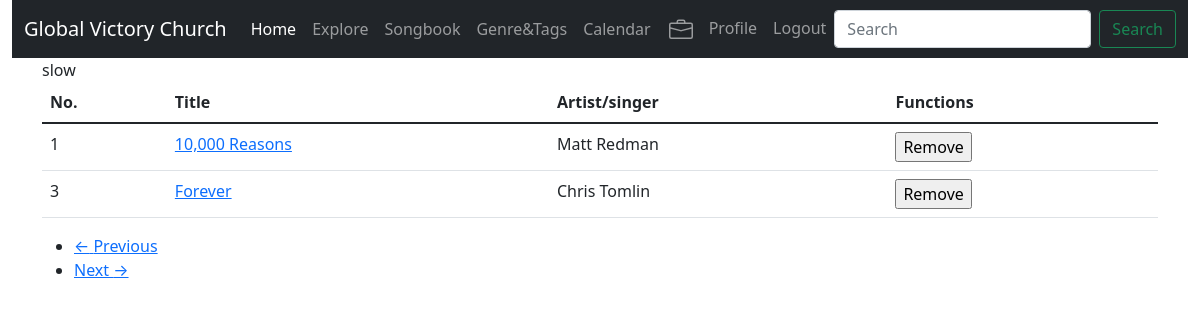
The app's page /tag_songlist?tagid=1 (signed in) with its own data.
### app/models.py (models this page shows, shortened)
class Tag(db.Model):
    id = db.Column(db.Integer, primary_key=True)
    name = db.Column(db.String)

class Song(db.Model):
    id = db.Column(db.Integer, primary_key=True)
    title = db.Column(db.String(255), index=True)
    singer = db.Column(db.String(140), index=True)
    info = db.Column(db.String(140))
    key = db.Column(db.Integer)
    lyrics = db.Column(db.Text)
    language = db.Column(db.Integer)
    timestamp = db.Column(db.DateTime, index=True, default=datetime.utcnow)
    user_id = db.Column(db.Integer, db.ForeignKey('user.id'))
    listitem_id = db.Column(db.Integer, db.ForeignKey('listitem.id'))
    tags = db.relationship('Tag', secondary=songtags,
                           backref=db.backref('songs', lazy='dynamic'), lazy='dynamic')
    translated = db.relationship(
        'Song', secondary=translation,
        primaryjoin=(translation.c.song_id == id),
        secondaryjoin=(translation.c.translated_id == id),
        backref=db.backref('translation', lazy='dynamic'), lazy='dynamic')
    media = db.relationship('Mlinks', secondary=medialinks,
                           backref=db.backref('songs', lazy='dynamic'), lazy='dynamic')

### app/routes.py (the view)
@app.route('/tag_songlist')
def tag_songlist():
    tagid = request.args.get('tagid', type=int)
    tag = Tag.query.filter_by(id=tagid).first_or_404()
    page = request.args.get('page', 1, type=int)
    songs = tag.songs.order_by(Song.title).paginate(
        page=page, per_page=app.config['ITEMS_PER_PAGE'], error_out=False)
    next_url = url_for('tag_songlist', tagid=tag.id, page=songs.next_num) \
        if songs.has_next else None
    prev_url = url_for('tag_songlist', tagid=tag.id, page=songs.prev_num) \
        if songs.has_prev else None
    form = EmptyForm()
    return render_template('tag_songlist.html', tag=tag, songs=songs.items,
                            next_url=next_url, prev_url=prev_url, form=form)

### app/forms.py
class EmptyForm(FlaskForm):
    submit = SubmitField('Submit')

### app/models.py (called while the page is built)
@login.user_loader
def load_user(id):
    return User.query.get(int(id)) #flask-login passes id as string, thus converted to int.

### app/routes.py (called while the page is built)
@app.before_request
def before_request():
    if current_user.is_authenticated:
        current_user.last_seen = datetime.utcnow()
        db.session.commit()

### app/templates/tag_songlist.html (shortened to what this page needs)
{% extends "base.html" %}
{% block app_content %}
<div class="row">
	<div class="col-9">{{ tag.name }}</div>
</div>
<div class="row">
		<div class="col">
			<table class="table table-hover">
			<thead>
			  <tr>
				 <th>No.</th>
				 <th>Title</th>
				 <th>Artist/singer</th>
				 <th>Functions</th>
			  </tr>
			</thead>
			<tbody>
			{% for song in songs %}
				<tr valign="top">
					<td>{{ song.id }}</td>
					<td><a href="{{ url_for('.view_song', id=song.id) }}">{{ song.title }}</a></td>
					<td>{{ song.singer }}</td>
					<td>
					{% if current_user.is_anonymous %}
					To remove login required
					{% else %}
					<form action="{{ url_for('.untag', tagid=tag.id, songid=song.id) }}" method="post">
						{{ form.submit(value='Remove') }}
					</form>
					{% endif %}
					</td>
				</tr>
			{% endfor %}
			</tbody>
			</table>
		<nav aria-label="...">
			<ul class="pager">
				<li class="previous{% if not prev_url %} disabled{% endif %}">
					<a href="{{ prev_url or '#' }}">
						<span aria-hidden="true">&larr;</span> Previous
					</a>
				</li>
				<li class="next{% if not next_url %} disabled{% endif %}">
					<a href="{{ next_url or '#' }}">
						Next <span aria-hidden="true">&rarr;</span>
					</a>
				</li>
			</ul>
		</nav>
		</div>
	</div>
{% endblock %}

### records on screen
Tag: name "slow"
Song: id "1", title "10,000 Reasons", singer "Matt Redman"
Song: id "3", title "Forever", singer "Chris Tomlin"
